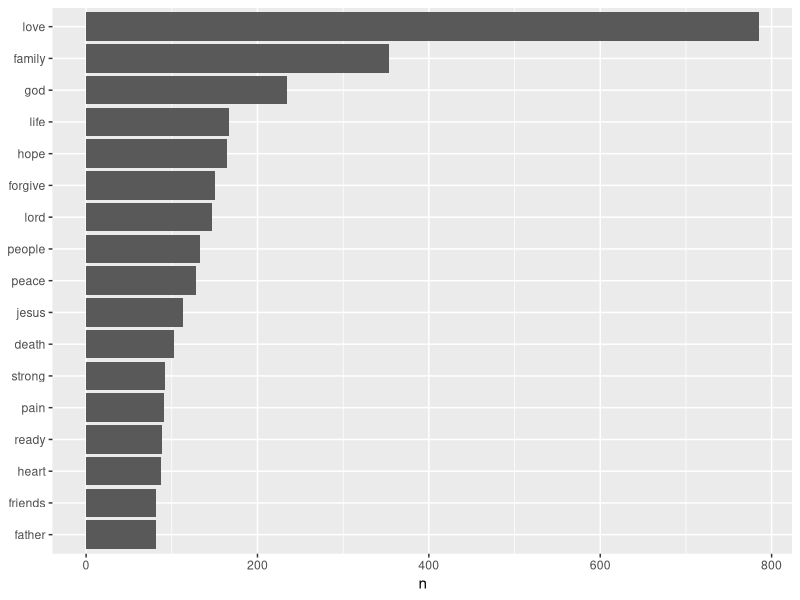
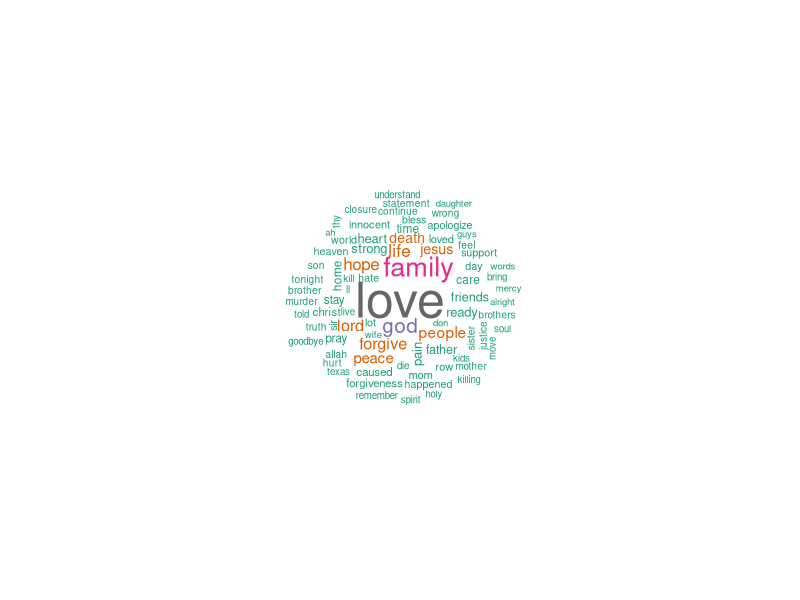
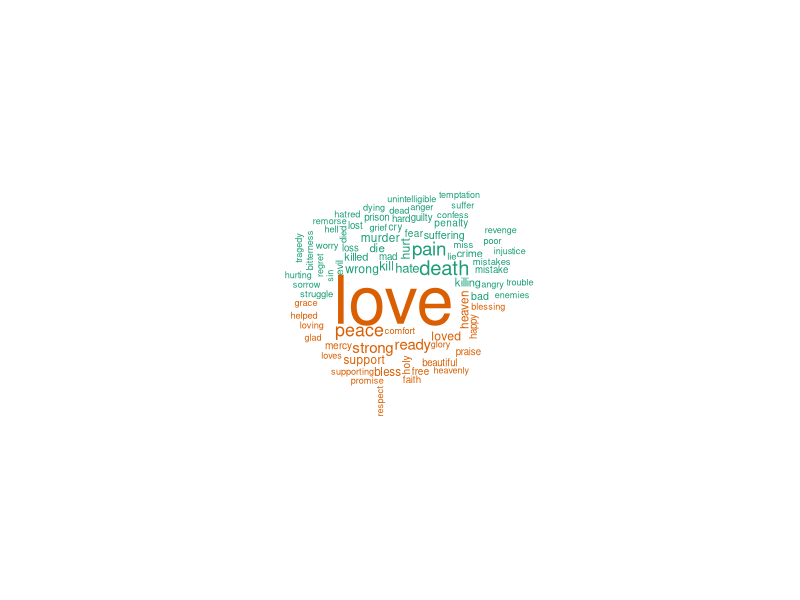
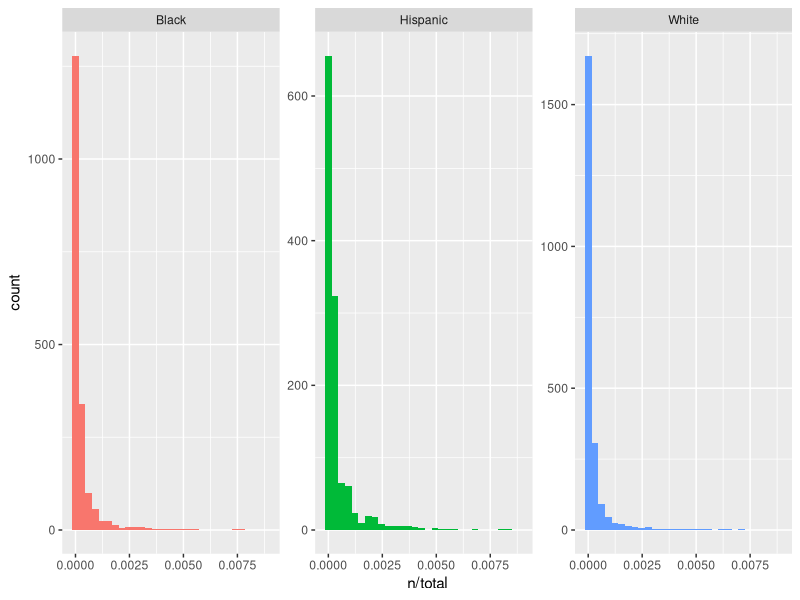
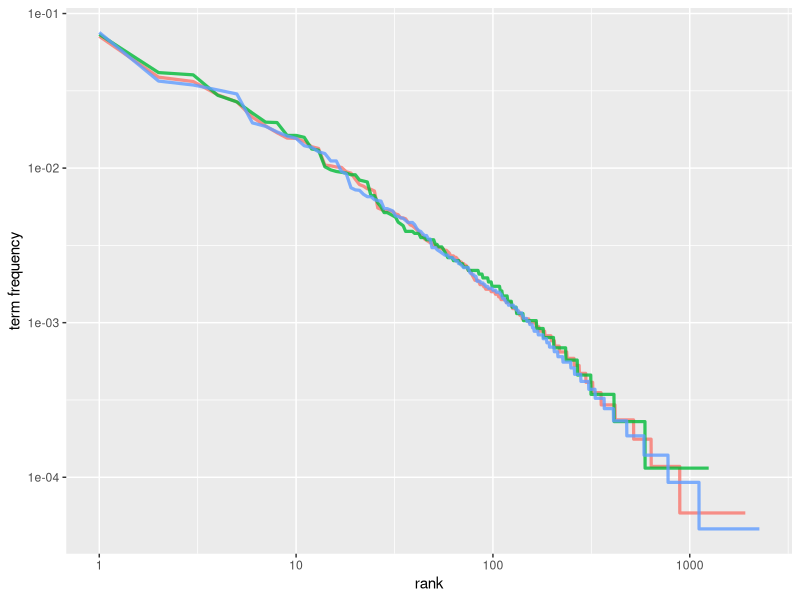
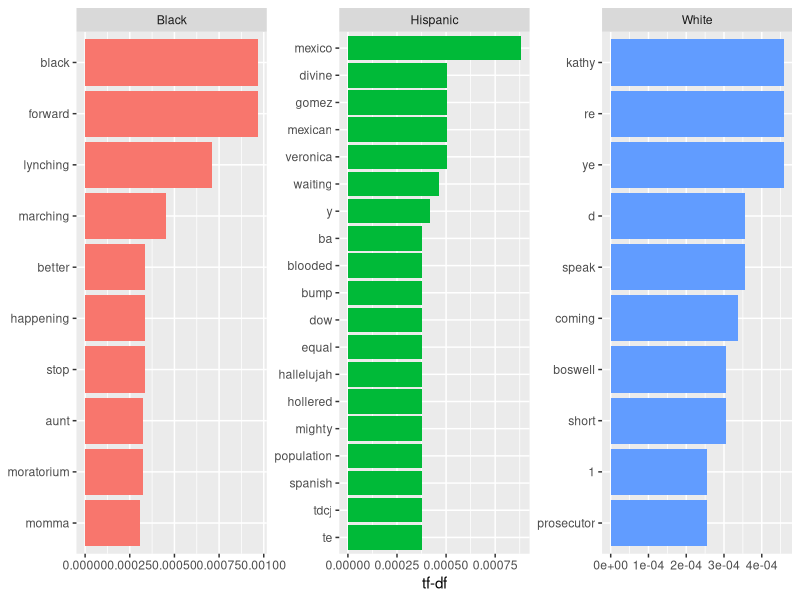
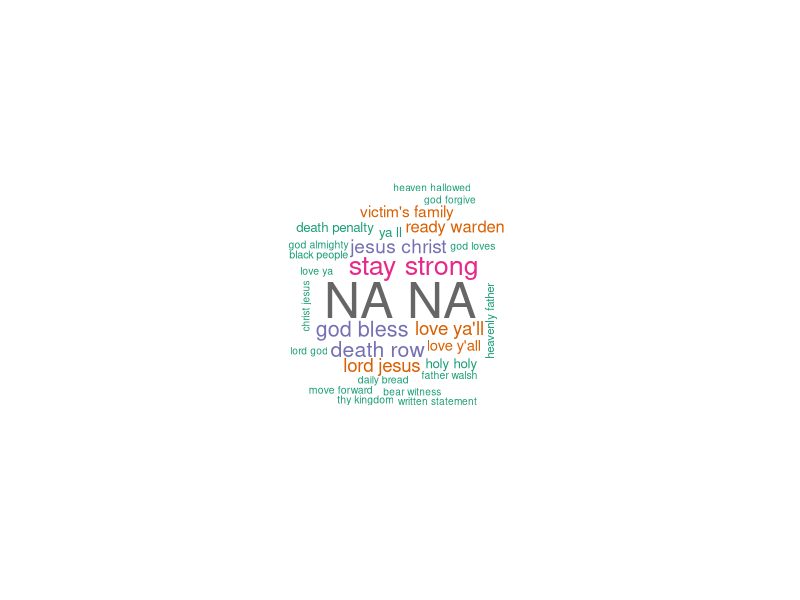
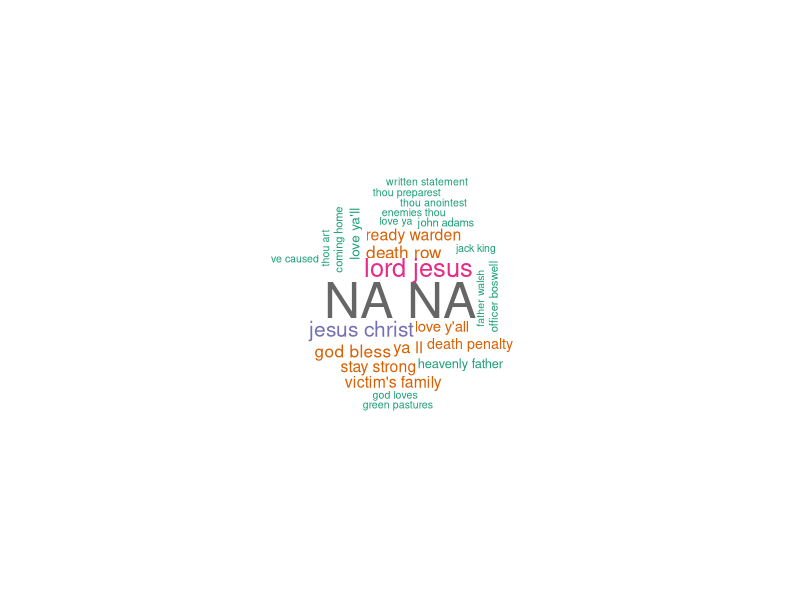

Recreate these plots in R, in order. (Note: this script raises an error after producing the figures.)
if(!require(tidytext)) install.packages("tidytext")
library(tidytext)
if(!require(tibble)) install.packages("tibble")
library(tibble)
if(!require(tidyverse)) install.packages("tidyverse")
library(tidyverse)
if(!require(wordcloud)) install.packages("wordcloud")
library(wordcloud)
if(!require(reshape2)) install.packages("reshape2")
library(reshape2)
if(!require(ggraph)) install.packages("ggraph")
library(ggraph)
# may need to install.packages("geforce")
# linux may require sudo apt-get install libudunits2-dev

# setwd("C:/Users/e/Documents/R/inmate.last.words")
setwd("/home/e/R/inmate.last.words")

# read data, prepare text for tidying
x <- read_csv("data/Texas Last Statement - CSV.csv") %>% 
  filter(Race != "Other")
y <- x$LastStatement
y <- data_frame(y)

# Modify stop_words slightly
custom_stop_words <- 
  bind_rows(stop_words,
            data_frame(word = c("ya'll", 
                                "y'all",
                                "warden"),
                       lexicon = "custom"))

# tidy the text
y.tidy <- y %>% 
  unnest_tokens(word,y) %>% 
  anti_join(custom_stop_words)

# list of top 20 used words, sorted
y.tidy %>% 
  count(word, sort = TRUE) %>% 
  slice(1:20)

# plot of above list of top used words
y.tidy %>% 
  count(word, sort = TRUE) %>% 
  filter(n>80) %>% 
  mutate(word=reorder(word,n)) %>% 
  ggplot(aes(word, n)) +
  geom_col() +
  xlab(NULL) +
  coord_flip()

# wordcloud of above list of top used words
pal <- brewer.pal(8,"Dark2")
y.tidy %>% 
  count(word) %>% 
  with(wordcloud(word,n,
                 max.words=80,
                 min.freq=20,
                 colors=pal,
                 random.order = F,
                 random.color = F,
                 scale=c(3,.5)
                 ))

# Comparison wordcloud of top used words according to (bing) sentiment
## negative words likely taken grossly out of context in this case
y.tidy %>%
  inner_join(get_sentiments("bing")) %>%
  count(word, sentiment, sort = TRUE) %>%
  acast(word ~ sentiment, value.var = "n", fill = 0) %>%
  comparison.cloud(max.words = 80
                   # scale=c(3,.2)
                   )
## Word contributions to sentiment
# y.tidy %>% 
#   inner_join(get_sentiments("bing")) %>% 
#   count(word, sentiment, sort=TRUE) %>% 
#   filter(n>20) %>% 
#   mutate(n = ifelse(sentiment == "negative", -n, n)) %>%
#   mutate(word = reorder(word, n)) %>%
#   ggplot(aes(word, n, fill = sentiment)) +
#   geom_col() +
#   coord_flip() +
#   labs(y = "Contribution to sentiment")

## We can try different sentiment dictionaries
# y.tidy %>%
#   inner_join(get_sentiments("nrc")) %>% 
#   count(word, sentiment, sort = TRUE) %>%
#   acast(word ~ sentiment, value.var = "n", fill = 0) %>%
# 
# y.tidy %>%
#   inner_join(get_sentiments("loughran")) 

# comparison of last statements between races?
## select statement and race columns
x.1 <- x %>% 
  select(Race, LastStatement)
## unnested words used per race
x.2 <- x.1 %>% 
  unnest_tokens(word,LastStatement) %>% 
  count(Race,word,sort=T) %>% 
  ungroup()
## total words used per race
x.3 <- x.2 %>% 
  group_by(Race) %>% 
  summarise(total=sum(n))
## each word used compared to total used per race
## common words like i,you, to, etc appear very frequently of course
x.4 <- left_join(x.2,x.3) 

ggplot(x.4,aes(n/total,fill=Race))+
  geom_histogram(show.legend=FALSE)+
  xlim(NA,0.009)+
  facet_wrap(~Race,scales="free_y")

x.5 <- x.4 %>% 
  group_by(Race) %>% 
  mutate(rank=row_number(),
         `term frequency` =n/total)
x.5

x.5 %>% 
  ggplot(aes(rank,`term frequency`,color=Race))+
  geom_line(size = 1.1, alpha = 0.8, show.legend = FALSE) + 
  scale_x_log10() +
  scale_y_log10()

## Find common words in the corpus

x.6 <- x.4 %>% 
  bind_tf_idf(word,Race,n)

x.6 %>% 
  select(-total) %>% 
  arrange(desc(tf_idf))

x.6 %>% 
  arrange(desc(tf_idf)) %>% 
  mutate(word=factor(word,levels=rev(unique(word)))) %>% 
  group_by(Race) %>% 
  top_n(10,tf_idf) %>% 
  ungroup() %>% 
  ggplot(aes(word, tf_idf,fill=Race))+
  geom_col(show.legend=F)+
  labs(x=NULL,y="tf-df")+
  facet_wrap(~Race,scale="free")+
  coord_flip()

# bigrams
x.bigrams <- x.1 %>% 
  unnest_tokens(bigram,LastStatement,token="ngrams",n=2)

x.bigrams %>% 
  count(bigram,sort=T)

x.bigrams.separated <- x.bigrams %>% 
  separate(bigram, c("word1","word2"),sep=" ")

x.bigrams.filtered <- x.bigrams.separated %>% 
  filter(!word1 %in% stop_words$word) %>% 
  filter(!word2 %in% stop_words$word)

x.bigram.counts <- x.bigrams.filtered %>% 
  count(word1,word2,sort=T)

# recombine bigrams without stop words
x.bigrams.united <- x.bigrams.filtered %>% 
  unite(bigram,word1,word2,sep=" ") 

# wordcloud of most common bigrams ALL
x.bigrams.united %>% 
  count(bigram) %>% 
  with(wordcloud(bigram,n,
                 max.words=80,
                 min.freq=5,
                 colors=pal,
                 random.order = F,
                 random.color = F,
                 scale=c(3,.5)))

# wordcloud of most common bigrams WHITE
x.bigrams.united %>%
  filter(Race == "White") %>% 
  count(bigram) %>% 
  with(wordcloud(bigram,n,
                 max.words=80,
                 min.freq=3,
                 colors=pal,
                 random.order = F,
                 random.color = F,
                 scale=c(3,.5))) 

# wordcloud of most common bigrams BLACK
x.bigrams.united %>%
  filter(Race == "Black") %>% 
  count(bigram) %>% 
  with(wordcloud(bigram,n,
                 max.words=80,
                 min.freq=3,
                 colors=pal,
                 random.order = F,
                 random.color = F,
                 scale=c(3,.5))) 

# wordcloud of most common bigrams HISPANIC
x.bigrams.united %>%
  filter(Race == "Hispanic") %>% 
  count(bigram) %>% 
  with(wordcloud(bigram,n,
                 max.words=80,
                 min.freq=3,
                 colors=pal,
                 random.order = F,
                 random.color = F,
                 scale=c(4,.5))) 

# what is polunsky?
# x.bigrams.filtered %>% 
#   filter(word1 == "polunsky") %>% 
#   count(Race, word1,sort=T)
# x.bigrams.filtered %>%
#   filter(word1 == "john") %>%
#   count(Race, word1,sort=T)


x.bigram.tf.idf <- x.bigrams.united %>% 
  count(Race,bigram) %>% 
  bind_tf_idf(bigram,Race,n) %>% 
  arrange(desc(tf_idf))

x.bigram.tf.idf %>% 
  arrange(desc(tf_idf)) %>%
  mutate(bigram=factor(bigram,levels=rev(unique(bigram)))) %>%
  group_by(Race) %>% 
  top_n(5) %>% 
  ungroup() %>%
  ggplot(aes(bigram, tf_idf,fill=Race))+
  geom_col(show.legend=F)+
  labs(x=NULL,y="tf-df")+
  facet_wrap(~Race,scale="free")+
  coord_flip()

x %>% 
  filter(str_detect(LastStatement,"innocent")) %>% 
  select(LastStatement)
  
# trigrams
x.trigrams <- x.1 %>% 
  unnest_tokens(trigram,LastStatement,token="ngrams",n=3) %>% 
  separate(trigram, c("word1", "word2", "word3"), sep = " ") %>%
  # filter(!word1 %in% stop_words$word,
  #        !word2 %in% stop_words$word,
  #        !word3 %in% stop_words$word) %>%
  count(word1, word2, word3, sort = TRUE)


x.bigrams.separated %>% 
  filter(word1=="not") %>% 
  count(word1,word2,sort=T)

AFINN <- get_sentiments("afinn")
x.not.words <- x.bigrams.separated %>% 
  filter(word1=="not") %>% 
  inner_join(AFINN,by=c(word2="word")) %>% 
  count(word2,score,sort=T) %>% 
  ungroup()

x.not.words %>% 
  mutate(contribution=n*score) %>% 
  arrange(desc(abs(contribution))) %>% 
  head(20) %>% 
  mutate(word2=reorder(word2,contribution)) %>% 
  ggplot(aes(word2,n*score,fill=n*score>0))+
  geom_col(show.legend = FALSE) +
  xlab("Words preceded by \"not\"") +
  ylab("Sentiment score * number of occurrences") +
  coord_flip()

negation_words <- c("not", "no", "never", "without")

negated_words <- x.bigrams.separated %>%
  filter(word1 %in% negation_words) %>%
  inner_join(AFINN, by = c(word2 = "word")) %>%
  count(word1, word2, score, sort = TRUE) %>%
  ungroup()


library(igraph)
library(ggraph)
x.bigram.counts

x.bigram.graph <- x.bigram.counts %>% 
  filter(n>4) %>% 
  graph_from_data_frame()

ggraph(x.bigram.graph, layout = "auto") +
  geom_edge_link() +
  geom_node_point() +
  geom_node_text(aes(label = name), vjust = 1, hjust = 1)

a <- grid::arrow(type = "closed", length = unit(.15, "inches"))

ggraph(x.bigram.graph, layout = "auto") +
  geom_edge_link(aes(edge_alpha = n), 
                 show.legend = FALSE,
                 arrow = a, 
                 end_cap = circle(.07, 'inches')) +
  geom_node_point(color = "lightblue", 
                  size = 4) +
  geom_node_text(aes(label = name), 
                 vjust = 1.5, 
                 hjust = 1.1)
  # theme_void()


x.1 %>% 
  filter(Race=="Black")

#########
# unigram
x.unigram.count <- x %>%
  filter(Race != "Other") %>% 
  select(Race, LastStatement) %>% 
  unnest_tokens(bigram,LastStatement,token="ngrams",n=1) %>% 
  separate(bigram, c("word1"),sep=" ") %>% 
  filter(!word1 %in% stop_words$word) %>% 
  count(word1,sort=T)

x.unigram.graph <- x.unigram.count %>% 
  filter(n>15) %>% 
  graph_from_data_frame()

ggraph(x.unigram.graph, layout = "auto") +
  geom_edge_link() +
  geom_node_point() +
  geom_node_text(aes(label = name), vjust = 1, hjust = 1)
